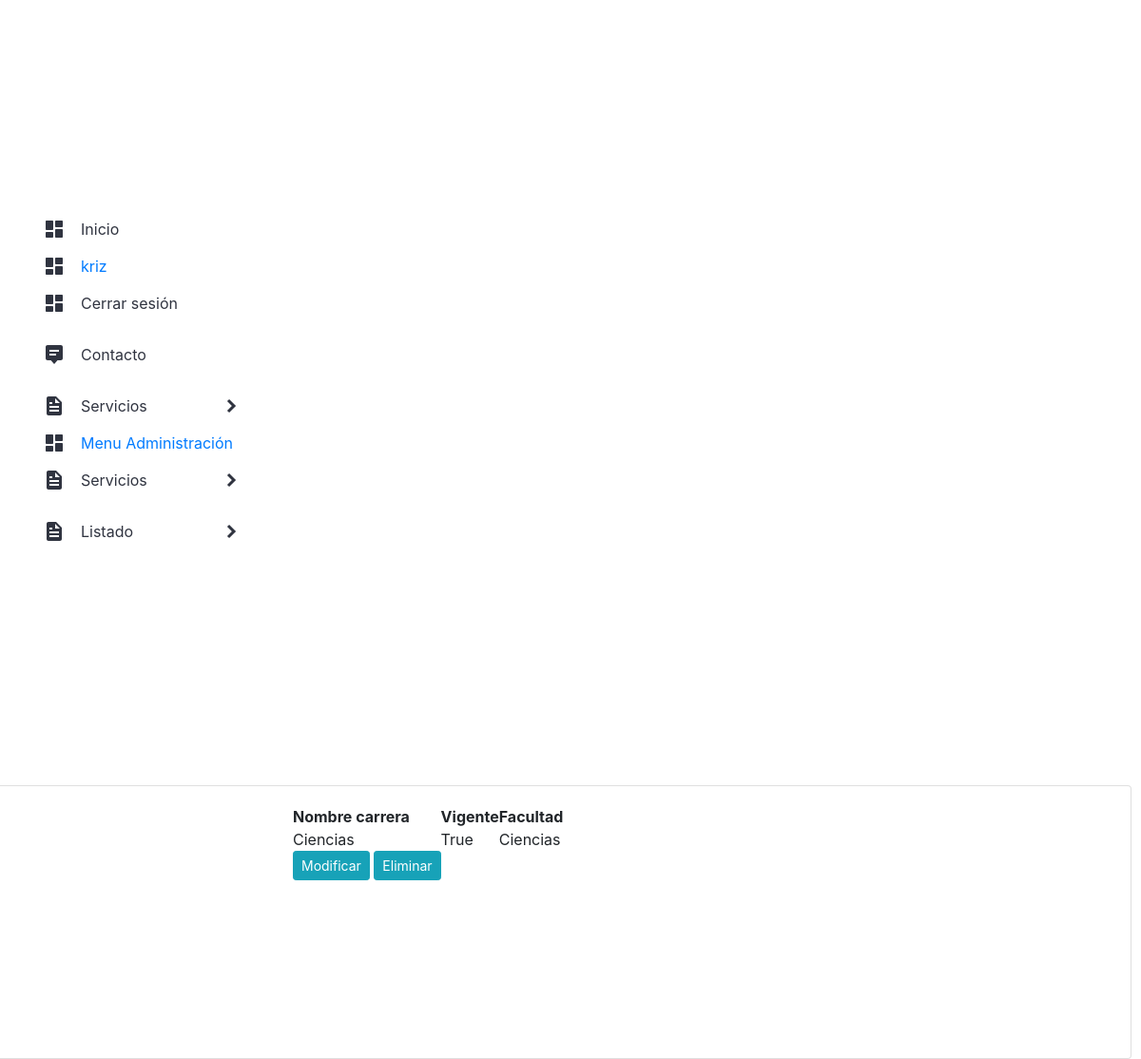
Page /listar_carreras/ (signed in) on the earlier database version.
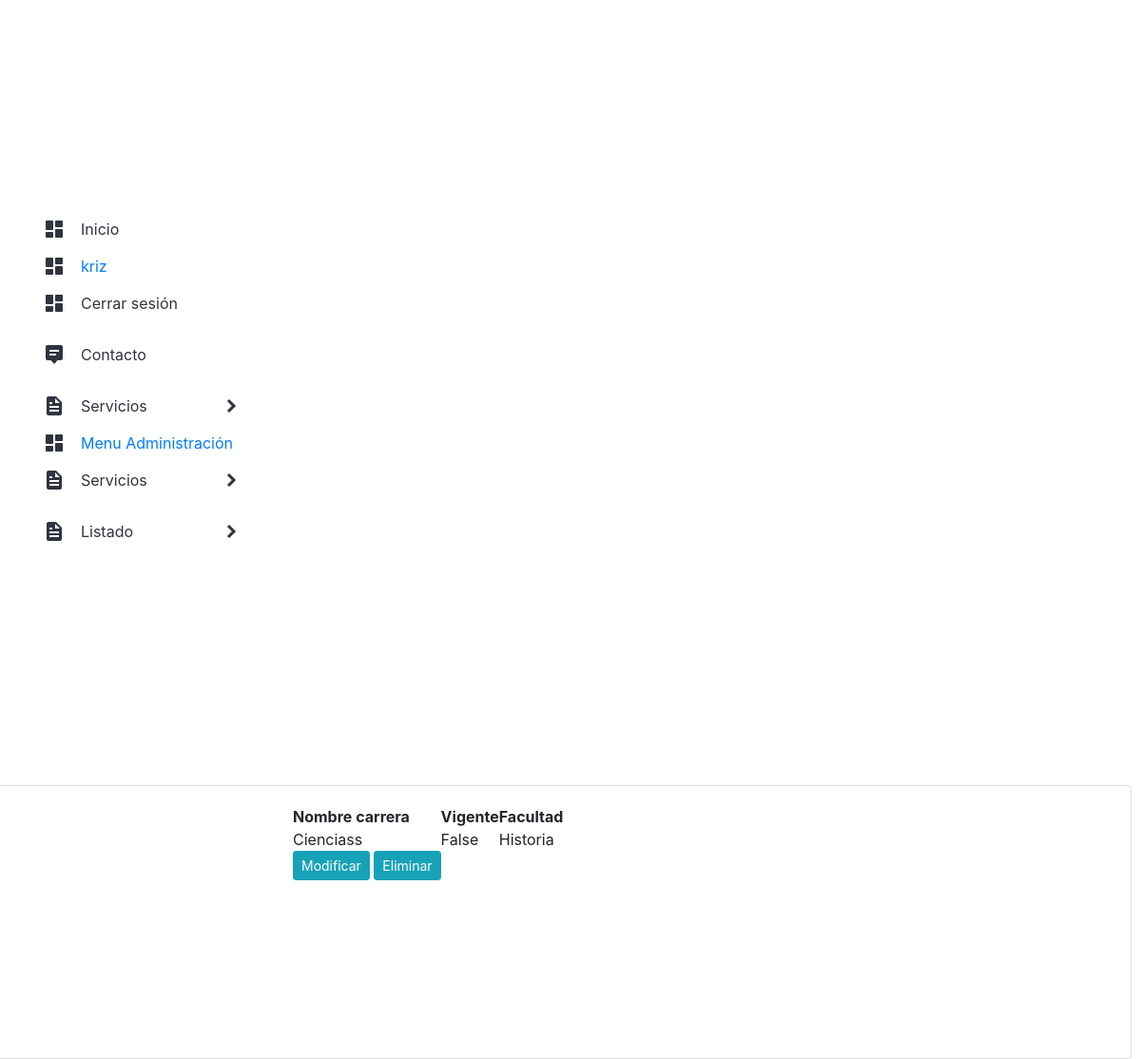
Same page on the later database version.
### app/models.py (models this page shows, shortened)
class Carrera (models.Model):
    codigo_carrera = models.CharField(max_length=255)
    nombre_carrera = models.CharField(max_length=255)
    vigente = models.BooleanField()
    facultad = models.ForeignKey(Facultad, on_delete = models.PROTECT)

class Facultad (models.Model):
    nombre_facultad = models.CharField(max_length=255)
    vigente = models.BooleanField()
    sede = models.ForeignKey(Sede, on_delete = models.PROTECT)
    def __str__(self):
        return self.nombre_facultad

### app/views.py (the view)
# urls.py: path('listar_carreras/', listar_carreras, name="listar_carreras"),
@login_required
def listar_carreras(request):
    Carreras = Carrera.objects.all()
    data = {
        'Carreras': Carreras
    }
    return render(request, 'app/productos/listar_carreras.html', data)

### app/templates/app/productos/listar_carreras.html (shortened to what this page needs)
{% extends 'app/base.html' %}
{% block contenido %}
{% load humanize %}
<div class="card">
    <div class="card-body">
        <div class="row">
            <div class="col-12 col-md-6 offset-md-3">
                <table>
                    <tr>
                        <th>Nombre carrera</th>
                        <th>Vigente</th>
                        <th>Facultad</th>
                    </tr>
                    {% for c in Carreras %}
                    <tr>
                        <td>{{ c.nombre_carrera | title }}</td>
                        <td>{{ c.vigente | title  }}</td>
                        <td>{{ c.facultad | title }}</td>
                    </tr>
                    <td>
                        <a href="{% url 'modificar_carreras' c.id %}" class="btn btn-info btn-sm">Modificar</a>
                        <a href="#" onclick="eliminarCarreras({{ c.id }})" class="btn btn-info btn-sm">Eliminar</a>
                    </td>
                    {%endfor%}
                </table>
            </div>
        </div>
    </div>
</div>
{% endblock %}

Differences in the rows shown:
changed Carrera: nombre_carrera "Ciencias" → "Cienciass"; vigente "True" → "False"; facultad "Ciencias" → "Historia"
